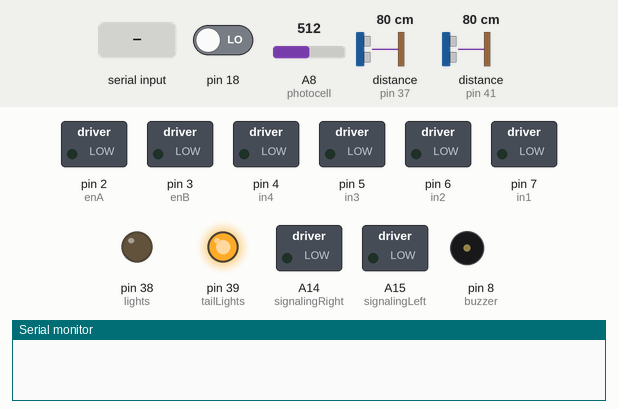
The sketch below on a simulated Arduino Mega 2560, built with avr-gcc and run on an emulated ATmega2560. Parts: switched loads named in the sketch (green lamp = pin HIGH), output pins drawn as LEDs (lit = HIGH), buzzer (waves = sounding, pin HIGH), the last lines printed to the serial monitor. Wiring (inferred from the names in the program): ultrasonic range finder: trigger pin 40; echo pin 41. Dashed ring = blinking. The test bench sets the inputs (shaded band); at power-on: A8 (photocell) = 512, pin 18 LOW, distance to the obstacle (sensors on pin 37, pin 41) 80 cm. The echo pulse lasts 58.3 µs per cm; pins used as bus, display or sensor lines are not drawn.

Above: at 1.2 s.
1.3 s: "X" received over the second serial link
At 1.57 s:
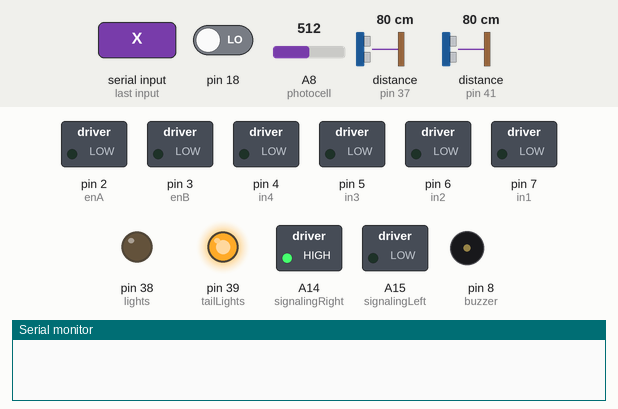
4.3 s: A8 (photocell) set to 491
At 4.57 s:
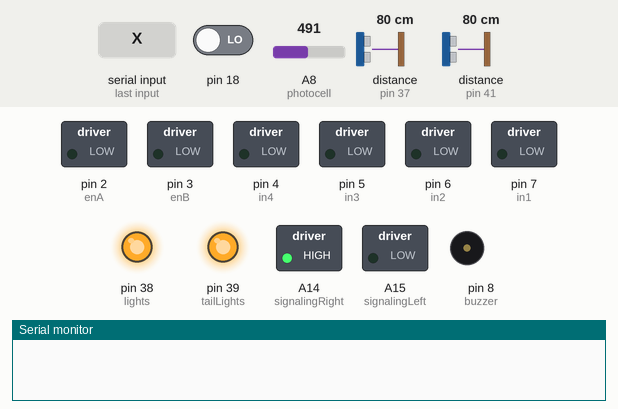
7.3 s: "S90\n" received over the second serial link
At 7.57 s:
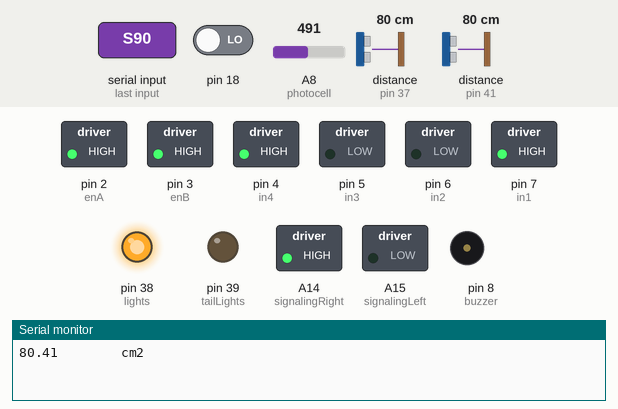
10.3 s: A8 (photocell) set to 510
At 10.58 s:
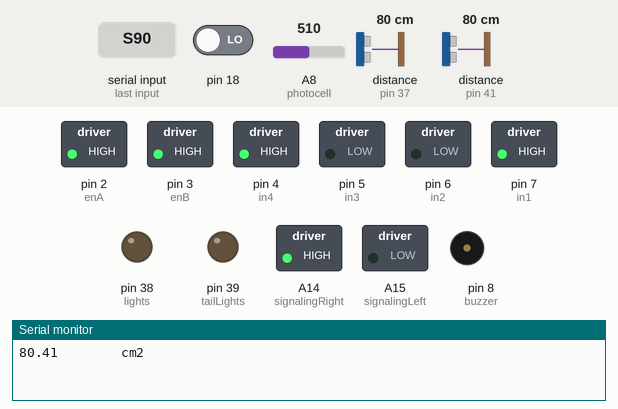
13.3 s: "A" received over the second serial link
At 13.58 s:
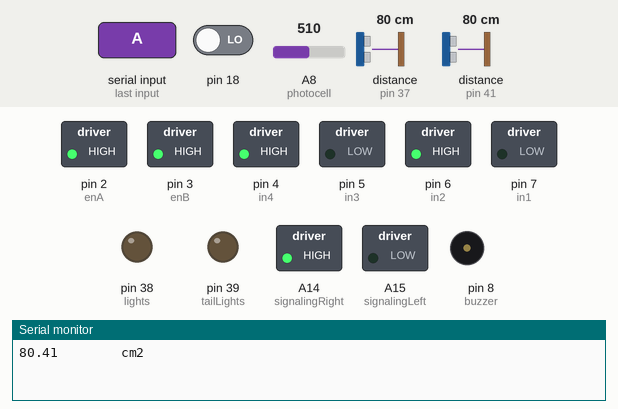
16.3 s: "D" received over the second serial link
At 16.58 s:
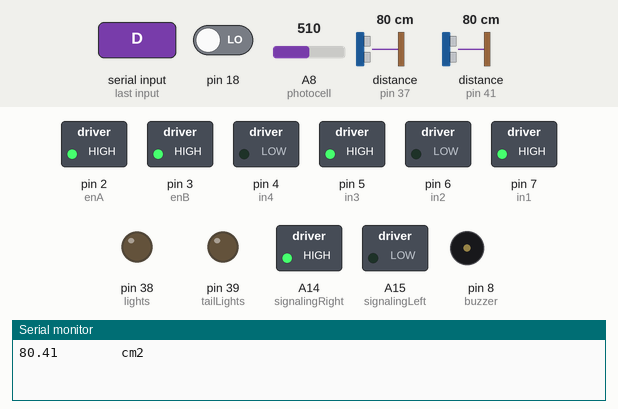
Timing chart, 0 to 20.3 s (numbered marks = the images above; inputs shaded):
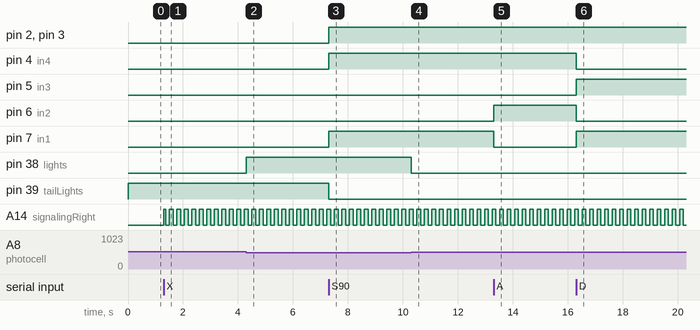

Measured:
- the behaviour switches between 500 and 499 on A8 (photocell) (found by bisection; images 1 and 2)
- after the input at 1.3 s, A14 (signalingRight): LOW → HIGH at once, then repeats every 0.27 s: LOW 0.14 s, HIGH 0.13 s
- after the input at 4.3 s, pin 38 (lights): LOW → HIGH at once
- after the input at 7.3 s, pin 2 (enA), pin 3 (enB), pin 4 (in4), pin 7 (in1): LOW → HIGH at once; pin 39 (tailLights): HIGH → LOW at once
- after the input at 10.3 s, pin 38 (lights): HIGH → LOW at once
- after the input at 13.3 s, pin 6 (in2): LOW → HIGH at once; pin 7 (in1): HIGH → LOW at once
- after the input at 16.3 s, pin 4 (in4), pin 6 (in2): HIGH → LOW at once; pin 5 (in3), pin 7 (in1): LOW → HIGH at once

The sketch:

Bluetooth4wdCar.ino
```cpp
#define enA 2
#define enB 3

#define in1 7
#define in2 6
#define in3 5
#define in4 4

#define buzzer 8
#define tailLights 39

#define trigPin1 40
#define echoPin1 41
#define trigPin2 36
#define echoPin2 37

#define  signalingRight A14
#define  signalingLeft A15

#define lights 38

#define photocell A8

char command = 'P';
bool tailLights_state = 1;

int signalingRight_state = -1;
int signalingLeft_state = -1;
int x; //signaling pwm

float duration;
float cm1 = 2000;
float cm2 = 2000;

bool mode = true; // If mode is false the car motion is continuous, the car the car will only stop when the break button is presse
bool V_forward = false;
bool V_back = false;
bool V_right = false;
bool V_left = false;

volatile int count;
volatile float mps;

int mspeed = 255;
int newspeed;

int photocellReading;

void setup() {
  Serial3.begin(9600);
  Serial3.setTimeout(30);
  Serial.begin(9600);
  pinMode(enA,OUTPUT);
  pinMode(enB,OUTPUT);
  pinMode(in1,OUTPUT);
  pinMode(in2,OUTPUT);
  pinMode(in3,OUTPUT);
  pinMode(in4,OUTPUT);

  pinMode(buzzer,OUTPUT);
  pinMode(tailLights, OUTPUT);

  pinMode(signalingLeft,OUTPUT);
  pinMode(signalingRight,OUTPUT);

  pinMode(trigPin1,OUTPUT);
  pinMode(echoPin1,INPUT);
  pinMode(trigPin2,OUTPUT);
  pinMode(echoPin2,INPUT);

  //1 second counter
  cli();
  TCCR1A = 0;
  TCCR1B = 0;

  OCR1A = 15624;
  TCCR1B |= (1 << WGM12);

  TCCR1B |= (1 << CS10);
  TCCR1B |= (1 << CS12);

  TIMSK1 |= (1 << OCIE1A);
  sei();

   attachInterrupt(digitalPinToInterrupt(18), counter, RISING);
}


void loop() {
  if(Serial3.available() > 0){
    command = Serial3.read();
     switch(command){
      case 'P':
      sstop();
      V_forward = false;
      V_back = false;
      break;
     case 'M':
      mode = true;
      sstop();
      V_forward = false;
      V_back = false;
     break;
     case 'N':
      mode = false;
      sstop();
      V_forward = false;
      V_back = false;
      break;
    case 'W':
      if(mode) forward(mspeed);
      else
      {
        V_forward = true;
        V_back = false;
      }
      tailLights_state = 0;
      break;
    case 'S':
       if(mode) back(mspeed);
       else
       {
        V_back = true;
        V_forward = false;
       }
       tailLights_state = 0;
      break;
    case 'A':
      if(mode) left(mspeed);
      else
      {
        V_left = true;
      }
      tailLights_state = 0;
      break;
    case 'D':
      if(mode) right(mspeed);
      else
      {
        V_right = true;
      }
      tailLights_state = 0;
      break;
      case 'B':
      if(mode) sstop();
      else
      {
        V_right = false;
        V_left = false;
      }
      tailLights_state = 1;
      break;
      case 'X':
      signalingRight_state = signalingRight_state * -1;
      break;
      case 'Z':
      signalingLeft_state = signalingLeft_state * -1;
      break;
      case 'V':
      while(Serial3.available()<3);
      char s = Serial3.read();
      char z = Serial3.read();
      char u = Serial3.read();
      newspeed = ((int)s-48)*100+((int)z-48)*10+((int)u-48);
      if(newspeed>=100 &&  newspeed<=255)
      {
        mspeed=newspeed;
      }
      Serial.println(mspeed);
      break;
    }

    if(command == 'H') tone(buzzer,450);
    if(command == 'J') noTone(buzzer);
  }

  if(!mode)
  {
    if(V_forward && V_left == 0 && V_right==0) forward(mspeed);
    if(V_back && V_left == 0 && V_right==0) back(mspeed);
    if(V_left)
    {
      digitalWrite(in3,LOW);
      digitalWrite(in4,LOW);
    }
    if(V_right)
    {
      digitalWrite(in1,LOW);
      digitalWrite(in2,LOW);
    }
  }

  photocellReading = analogRead(photocell);
  if(photocellReading <500)  analogWrite(lights, 255);
  else  analogWrite(lights, 0);


  if(tailLights_state == 1) analogWrite(tailLights, 255);
  else  analogWrite(tailLights, 0);

  if(signalingRight_state == 1) analogWrite(signalingRight,x);
  else analogWrite(signalingRight,0);
  if(signalingLeft_state == 1) analogWrite(signalingLeft,x);
  else analogWrite(signalingLeft,0);
  x+=5;
  if(x==255) x=0;

  if(command == 'S'){ // if direction is back ultrasonic sensor from the back is activated
    ultrasonic2();
  }
  else {
    ultrasonic1();
  }

  if(cm1 <= 15 && command == 'W')
    {
      sstop();
      V_forward = false;
      V_back = false;
      tailLights_state = 1;
    }
   else if(cm2 <= 15 && command == 'S')
   {
      sstop();
      tailLights_state = 1;
   }
}

void counter()
{
  count++;
}


void ultrasonic2()
{
  digitalWrite(trigPin2, LOW);
  delayMicroseconds(2);
  digitalWrite(trigPin2, HIGH);
  delayMicroseconds(5);
  digitalWrite(trigPin2, LOW);


  duration = pulseIn(echoPin2, HIGH);
  cm2 = microsecondsToCentimeters(duration);

    Serial.print(cm2);
    Serial.println("        cm2");

}
void ultrasonic1()
{
  digitalWrite(trigPin1, LOW);
  delayMicroseconds(2);
  digitalWrite(trigPin1, HIGH);
  delayMicroseconds(5);
  digitalWrite(trigPin1, LOW);

  duration = pulseIn(echoPin1, HIGH);
  cm1 = microsecondsToCentimeters(duration);

}
float microsecondsToCentimeters(float microseconds) {
  // The speed of sound is 340 m/s or 29 microseconds per centimeter.
  // The ping travels out and back, so to find the distance of the object we
  // take half of the distance travelled.
  return microseconds / 29 / 2;
}

void back(int speed)
{
    digitalWrite(in3,LOW);
    digitalWrite(in4,HIGH);
    digitalWrite(in1,HIGH);
    digitalWrite(in2,LOW);
    analogWrite(enB,speed);
    analogWrite(enA,speed);
}

void forward(int speed)
{
    digitalWrite(in3,HIGH);
    digitalWrite(in4,LOW);
    digitalWrite(in1,LOW);
    digitalWrite(in2,HIGH);
    analogWrite(enB,speed);
    analogWrite(enA,speed);
}

void left(int speed)
{
    digitalWrite(in3,LOW);
    digitalWrite(in4,HIGH);
    digitalWrite(in1,LOW);
    digitalWrite(in2,HIGH);
    analogWrite(enB,speed);
    analogWrite(enA,speed);
}

void right(int speed)
{
    digitalWrite(in3,HIGH);
    digitalWrite(in4,LOW);
    digitalWrite(in1,HIGH);
    digitalWrite(in2,LOW);
    analogWrite(enB,speed);
    analogWrite(enA,speed);
}

void sstop()
{
    digitalWrite(in3,LOW);
    digitalWrite(in4,LOW);
    digitalWrite(in1,LOW);
    digitalWrite(in2,LOW);
}

ISR(TIMER1_COMPA_vect) // send to mobile at an interval of one second
{
  if(cm1<=200)
  {
   Serial3.print(cm1);
   Serial3.print(" cm    ");
  }
  else
  {
    Serial3.println("Out of range");
  }

  count=count/20;
  Serial3.print(count);
  Serial3.print(" rps ");

  mps=count*10/100; // rotation per second * wheel circumference (cm)
  Serial3.print(mps);
  Serial3.print(" mps ");
  count=0;
}
```
